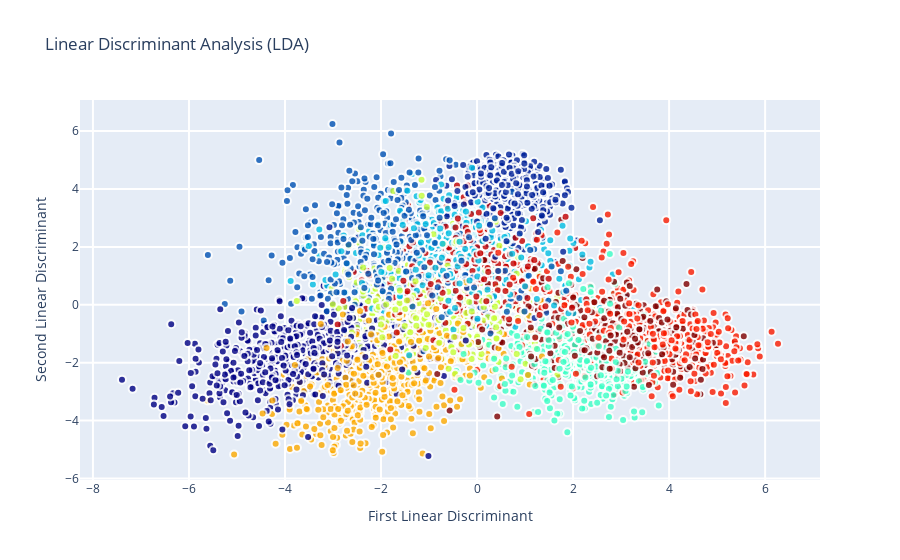

Here is the notebook cell this chart was saved with:
### Code cell
8# Using the Plotly library again
traceLDA = go.Scatter(
    x = X_LDA_2D[:,0],
    y = X_LDA_2D[:,1],
#     name = Target,
#     hoveron = Target,
    mode = 'markers',
    text = Target,
    showlegend = True,
    marker = dict(
        size = 8,
        color = Target,
        colorscale ='Jet',
        showscale = False,
        line = dict(
            width = 2,
            color = 'rgb(255, 255, 255)'
        ),
        opacity = 0.8
    )
)
data = [traceLDA]

layout = go.Layout(
    title= 'Linear Discriminant Analysis (LDA)',
    hovermode= 'closest',
    xaxis= dict(
         title= 'First Linear Discriminant',
        ticklen= 5,
        zeroline= False,
        gridwidth= 2,
    ),
    yaxis=dict(
        title= 'Second Linear Discriminant',
        ticklen= 5,
        gridwidth= 2,
    ),
    showlegend= False
)

fig = dict(data=data, layout=layout)
py.iplot(fig, filename='styled-scatter')

### Figure 1 — Plotly figure (JSON) as saved in the notebook; plotly's stock layout.template omitted (floating-point values rounded to 4 significant figures; data arrays with more than 128 entries replaced by an {"elided": "..."} marker saying what was removed)
{"data": [{"showlegend": true, "text": {"elided": "6000 int values"}, "y": {"elided": "6000 float values"}, "mode": "markers", "marker": {"opacity": 0.8, "colorscale": [[0, "rgb(0,0,131)"], [0.2, "rgb(0,60,170)"], [0.4, "rgb(5,255,255)"], [0.6, "rgb(255,255,0)"], [0.8, "rgb(250,0,0)"], [1, "rgb(128,0,0)"]], "color": {"elided": "6000 int values"}, "showscale": false, "line": {"color": "rgb(255, 255, 255)", "width": 2}, "size": 8}, "x": {"elided": "6000 float values"}, "type": "scatter"}], "layout": {"showlegend": false, "yaxis": {"ticklen": 5, "gridwidth": 2, "title": {"text": "Second Linear Discriminant"}}, "title": {"text": "Linear Discriminant Analysis (LDA)"}, "xaxis": {"zeroline": false, "ticklen": 5, "gridwidth": 2, "title": {"text": "First Linear Discriminant"}}, "hovermode": "closest"}}
